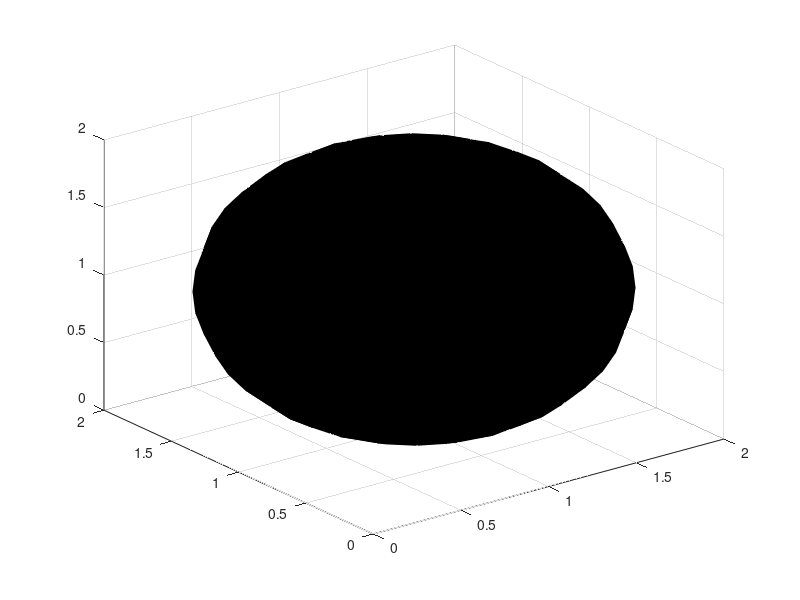

Write the MATLAB code that produced this figure.
function sphere3D(refPoint,scale)
%%%%%%%%%%%%%%%%%%%%%%%%%%%%%%%%%%%%%%%%%%%%%%%%%%%%%%%%%%%%%%%%%%%%%%%%%%%
%  sphere3D                                                               %
%                                                                         %
%%%%%%%%%%%%%%%%%%%%%%%%%%%%%%%%%%%%%%%%%%%%%%%%%%%%%%%%%%%%%%%%%%%%%%%%%%%                                                                         
% Author:           Till Pfeiffer                                         %
% Version:          1.0                                                   %
% LastModified:     2011-07-28 18:00                                      %
% LastModifiedBy:   TP                                                    %
%                                                                         %
%%%%%%%%%%%%%%%%%%%%%%%%%%%%%%%%%%%%%%%%%%%%%%%%%%%%%%%%%%%%%%%%%%%%%%%%%%%

%% Inputs

if nargin<1
    refPoint=[1 1 1]';
end

if nargin<2
    scale=1;
end

xpos=refPoint(1);
ypos=refPoint(2);
zpos=refPoint(3);

%% Plot sphere

% Fidelity setting
n = 20;

% Calc sphere coordinates
theta = (-n:2:n)/n*pi;
phi = (-n:2:n)'/n*pi/2;
cosphi = cos(phi); cosphi(1) = 0; cosphi(n+1) = 0;
sintheta = sin(theta); sintheta(1) = 0; sintheta(n+1) = 0;
x = cosphi*cos(theta)*scale+xpos;
y = cosphi*sintheta*scale+ypos;
z = sin(phi)*ones(1,n+1)*scale+zpos;

% Plot with surf
surf(x,y,z)
colormap([0  0  0])
